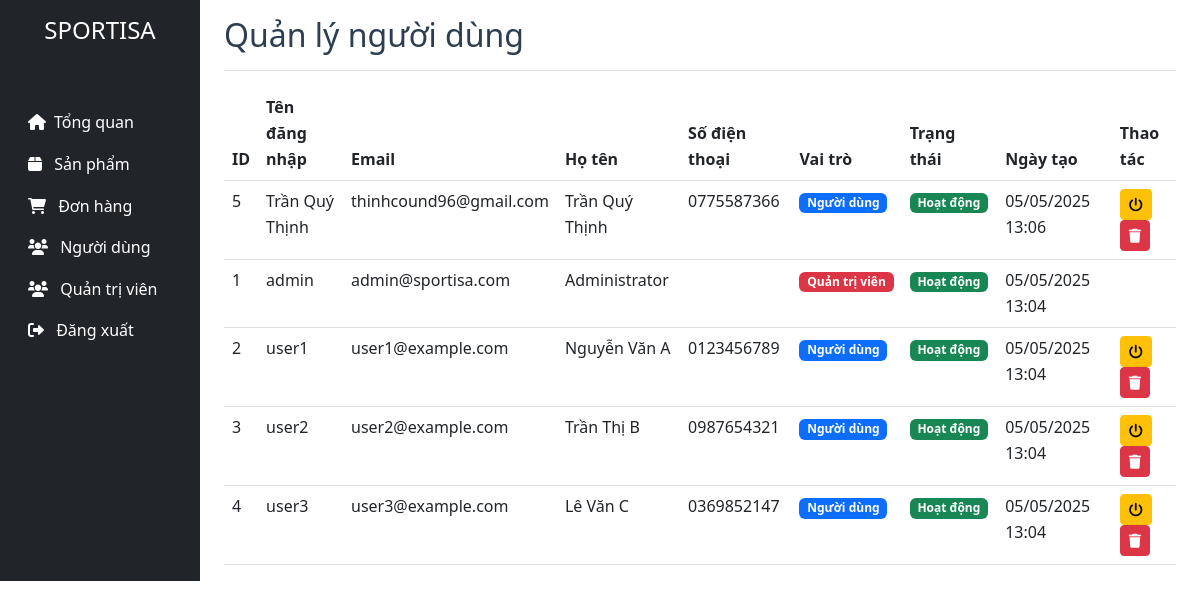
The page /admin/users.php (signed in) on the database its author committed.
### tables this page shows
CREATE TABLE `users` (
  `id` int(11) NOT NULL,
  `username` varchar(50) NOT NULL,
  `email` varchar(100) NOT NULL,
  `password` varchar(255) NOT NULL,
  `full_name` varchar(100) NOT NULL,
  `phone` varchar(20) DEFAULT NULL,
  `address` text DEFAULT NULL,
  `role` enum('admin','user') DEFAULT 'user',
  `status` enum('active','inactive') DEFAULT 'active',
  `created_at` timestamp NOT NULL DEFAULT current_timestamp(),
  `updated_at` timestamp NOT NULL DEFAULT current_timestamp() ON UPDATE current_timestamp()
);

### admin/users.php (the view, shortened to what this page needs)
<?php
include '../config/database.php';
try {
    $stmt = $conn->query("SELECT * FROM users ORDER BY created_at DESC");
    $users = $stmt->fetchAll(PDO::FETCH_ASSOC);
} catch(PDOException $e) {
    $error = 'Có lỗi xảy ra: ' . $e->getMessage();
}
?>
<!DOCTYPE html>
<html lang="vi">
<head>
    <link href="https://cdn.jsdelivr.net/npm/bootstrap@5.3.0/dist/css/bootstrap.min.css" rel="stylesheet">
    <link href="https://cdnjs.cloudflare.com/ajax/libs/font-awesome/6.0.0/css/all.min.css" rel="stylesheet">
    <link href="../css/style.css" rel="stylesheet">
</head>
<body>
    <div class="container-fluid">
        <div class="row">
            <?php include 'sidebar.php'; ?>
            <div class="col-md-9 ms-sm-auto col-lg-10 px-md-4">
                <div class="d-flex justify-content-between flex-wrap flex-md-nowrap align-items-center pt-3 pb-2 mb-3 border-bottom">
                    <h1 class="h2">Quản lý người dùng</h1>
                </div>
                <div class="table-responsive">
                    <table class="table table-hover">
                        <thead>
                            <tr>
                                <th>ID</th>
                                <th>Tên đăng nhập</th>
                                <th>Email</th>
                                <th>Họ tên</th>
                                <th>Số điện thoại</th>
                                <th>Vai trò</th>
                                <th>Trạng thái</th>
                                <th>Ngày tạo</th>
                                <th>Thao tác</th>
                            </tr>
                        </thead>
                        <tbody>
                            <?php foreach ($users as $user): ?>
                                <tr>
                                    <td><?php echo $user['id']; ?></td>
                                    <td><?php echo htmlspecialchars($user['username']); ?></td>
                                    <td><?php echo htmlspecialchars($user['email']); ?></td>
                                    <td><?php echo htmlspecialchars($user['full_name']); ?></td>
                                    <td><?php echo htmlspecialchars($user['phone']); ?></td>
                                    <td>
                                        <span class="badge bg-<?php echo $user['role'] === 'admin' ? 'danger' : 'primary'; ?>">
                                            <?php echo $user['role'] === 'admin' ? 'Quản trị viên' : 'Người dùng'; ?>
                                        </span>
                                    </td>
                                    <td>
                                        <span class="badge bg-<?php echo $user['status'] === 'active' ? 'success' : 'danger'; ?>">
                                            <?php echo $user['status'] === 'active' ? 'Hoạt động' : 'Không hoạt động'; ?>
                                        </span>
                                    </td>
                                    <td><?php echo date('d/m/Y H:i', strtotime($user['created_at'])); ?></td>
                                    <td>
                                        <?php if ($user['role'] !== 'admin'): ?>
                                            <a href="?toggle_status=<?php echo $user['id']; ?>"
                                               class="btn btn-sm btn-warning"
                                               onclick="return confirm('Bạn có chắc chắn muốn thay đổi trạng thái người dùng này?')">
                                                <i class="fas fa-power-off"></i>
                                            </a>
                                            <a href="?delete=<?php echo $user['id']; ?>"
                                               class="btn btn-sm btn-danger"
                                               onclick="return confirm('Bạn có chắc chắn muốn xóa người dùng này?')">
                                                <i class="fas fa-trash"></i>
                                            </a>
                                        <?php endif; ?>
                                    </td>
                                </tr>
                            <?php endforeach; ?>
                        </tbody>
                    </table>
                </div>
            </div>
        </div>
    </div>
</body>
</html>

### css/style.css (style rules this page uses)
:root { --primary-color: #2c3e50; --secondary-color: #3498db; --accent-color: #e74c3c; --light-color: #ecf0f1; --dark-color: #2c3e50; }
body { font-family: "Segoe UI", Tahoma, Geneva, Verdana, sans-serif; line-height: 1.6; color: var(--dark-color); }

### rows shown on the page
users: id "5", username "Trần Quý Thịnh", email "thinhcound96@gmail.com", full_name "Trần Quý Thịnh", phone "0775587366", role "Người dùng", status "Hoạt động", created_at "05/05/2025 13:06"
users: id "1", username "admin", email "admin@sportisa.com", full_name "Administrator", role "Quản trị viên", status "Hoạt động", created_at "05/05/2025 13:04"
users: id "2", username "user1", email "user1@example.com", full_name "Nguyễn Văn A", phone "0123456789", role "Người dùng", status "Hoạt động", created_at "05/05/2025 13:04"
users: id "3", username "user2", email "user2@example.com", full_name "Trần Thị B", phone "0987654321", role "Người dùng", status "Hoạt động", created_at "05/05/2025 13:04"
users: id "4", username "user3", email "user3@example.com", full_name "Lê Văn C", phone "0369852147", role "Người dùng", status "Hoạt động", created_at "05/05/2025 13:04"
